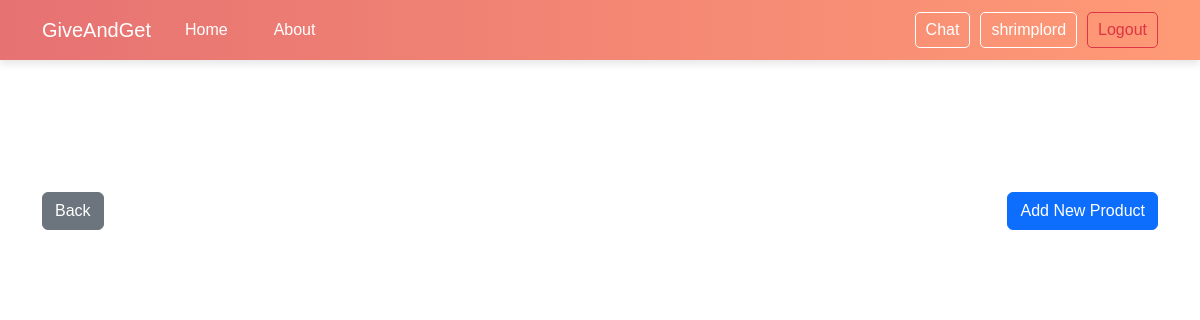
The page /products/ (signed in) on the database as committed earlier.
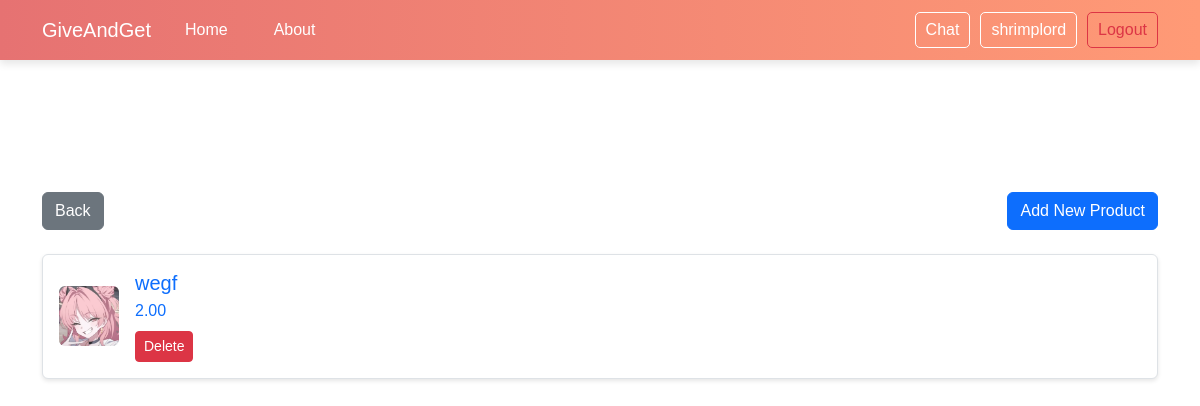
The same page on the database as committed later.
### products/models.py (models this page shows, shortened)
class Product(models.Model):
    name = models.CharField(max_length=255)
    description = models.TextField(blank=True, null=True)
    price = models.DecimalField(max_digits=10, decimal_places=2)
    stock = models.PositiveIntegerField()
    category = models.CharField(max_length=100, blank=True, null=True)
    image = models.ImageField(upload_to='product_images/', blank=True, null=True)
    created_at = models.DateTimeField(auto_now_add=True)
    updated_at = models.DateTimeField(auto_now=True)
    user = models.ForeignKey(settings.AUTH_USER_MODEL, on_delete=models.CASCADE, default=1)  # ใช้ ID ของ admin

### products/views.py (the view)
# urls.py: path('', product_views.product_list, name='product_list'),
@login_required
def product_list(request):
    products = Product.objects.filter(user=request.user)  # แสดงสินค้าของผู้ใช้ที่ล็อกอินอยู่
    return render(request, 'products/product_list.html', {'products': products})

### products/templates/products/product_list.html (shortened to what this page needs)
{% extends 'main_app/components/base.html' %}
{% load static %}
{% block content %}
<div class="container py-5">
    <h1 class="text-center mb-4">Product List</h1>
    <div class="d-flex justify-content-between mb-4">
        <a href="{% url 'dashboard' %}" class="btn btn-secondary">Back</a>
        <a href="{% url 'add_product' %}" class="btn btn-primary">Add New Product</a>
    </div>
    <div class="row">
        {% for product in products %}
        <div class="col-12 mb-3">
            <div class="product-card d-flex align-items-center p-3 border rounded">
                <a href="{% url 'product_detail' product.id %}"
                    class="d-flex align-items-center text-decoration-none w-100">
                    {% if product.image %}
                    <img src="{{ product.image.url }}" class="product-image rounded me-3" alt="{{ product.name }}">
                    {% else %}
                    <img src="{% static 'images/default_image.jpg' %}" class="product-image rounded me-3"
                        alt="Default Image">
                    {% endif %}
                    <div class="flex-grow-1">
                        <h5 class="mb-1">{{ product.name }}</h5>
                        <p class="mb-2">{{ product.price }}</p>
                        <form action="{% url 'delete_product' product.id %}" method="post" class="d-inline">
                            <button type="submit" class="btn btn-danger btn-sm"
                                onclick="return confirm('Are you sure you want to delete this product?');">Delete</button>
                        </form>
                    </div>
                </a>
            </div>
        </div>
        {% endfor %}
    </div>
</div>
{% endblock %}

Rows that differ between the two databases and show on the page:
added Product: image (picture), name "wegf", price "2.00"
